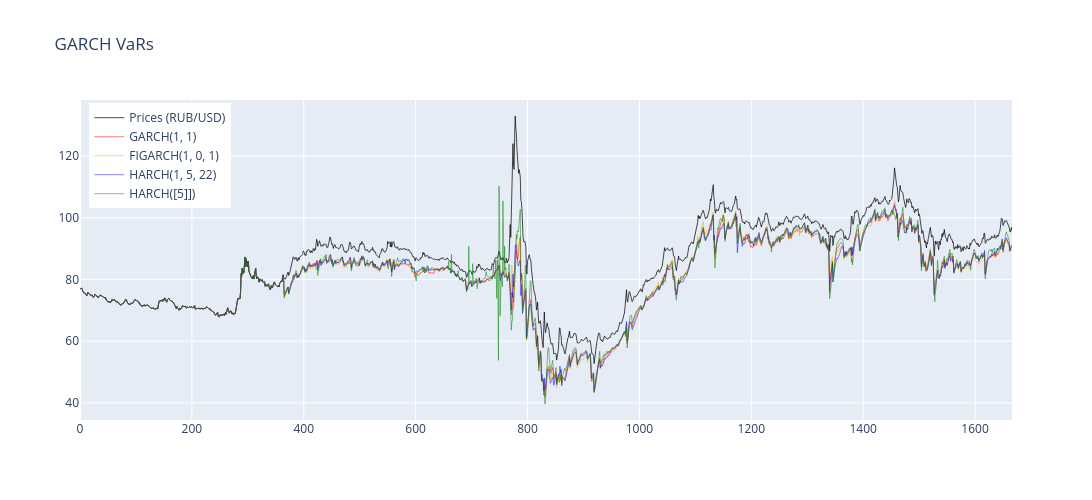

Here is the notebook cell this chart was saved with:
### Code cell
import plotly.graph_objects as go

# Create figure
fig = go.Figure()

# Add the returns line (scaled)
fig.add_trace(go.Scatter(
    x=np.arange(len(prices_usd)),
    y= prices_usd,
    mode='lines',
    name='Prices (RUB/USD)',
    line=dict(color='black', width=1),
    opacity=0.7
))

# Add GARCH(1,1)
fig.add_trace(go.Scatter(
    x=np.arange(len(prices_usd)),
    y=turn_var_into_real_terms(_norm_vars, prices_usd),
    mode='lines',
    line=dict(color='red', width=0.5),
    name='GARCH(1, 1)'
))

#Add EGARCH(1, 0, 1)
fig.add_trace(go.Scatter(
    x=np.arange(len(prices_usd)),
    y=turn_var_into_real_terms(_figarch_vars, prices_usd),
    mode='lines',
    line=dict(color='orange', width=0.5),
    name='FIGARCH(1, 0, 1)'
))

# Add Student's t CI (filled area)
fig.add_trace(go.Scatter(
    x=np.arange(len(prices_usd)),
    y=turn_var_into_real_terms(_harch_1_5_22_vars, prices_usd),
    mode='lines',
    line=dict(color='blue', width=0.5),
    name='HARCH(1, 5, 22)'
))

fig.add_trace(go.Scatter(
    x=np.arange(len(prices_usd)),
    y=turn_var_into_real_terms(_harch5_vars, prices_usd),
    mode='lines',
    line=dict(color='green', width=0.5),
    name='HARCH([5]])'
))

# Update layout
fig.update_layout(
    title=f'GARCH VaRs',
    width=1200,
    height=500,
    hovermode='x unified',
    legend=dict(
        yanchor="top",
        y=0.99,
        xanchor="left",
        x=0.01
    )
)

fig.show()

### Figure 1 — Plotly figure (JSON) as saved in the notebook; plotly's stock layout.template omitted (floating-point values rounded to 4 significant figures; data arrays with more than 128 entries replaced by an {"elided": "..."} marker saying what was removed)
{"data": [{"line": {"color": "black", "width": 1}, "mode": "lines", "name": "Prices (RUB/USD)", "opacity": 0.7, "type": "scatter", "x": {"elided": "1667 int values"}, "y": {"elided": "1667 float values"}}, {"line": {"color": "red", "width": 0.5}, "mode": "lines", "name": "GARCH(1, 1)", "type": "scatter", "x": {"elided": "1667 int values"}, "y": {"elided": "1666 float values"}}, {"line": {"color": "orange", "width": 0.5}, "mode": "lines", "name": "FIGARCH(1, 0, 1)", "type": "scatter", "x": {"elided": "1667 int values"}, "y": {"elided": "1666 float values"}}, {"line": {"color": "blue", "width": 0.5}, "mode": "lines", "name": "HARCH(1, 5, 22)", "type": "scatter", "x": {"elided": "1667 int values"}, "y": {"elided": "1666 float values"}}, {"line": {"color": "green", "width": 0.5}, "mode": "lines", "name": "HARCH([5]])", "type": "scatter", "x": {"elided": "1667 int values"}, "y": {"elided": "1666 float values"}}], "layout": {"height": 500, "hovermode": "x unified", "legend": {"x": 0.01, "xanchor": "left", "y": 0.99, "yanchor": "top"}, "title": {"text": "GARCH VaRs"}, "width": 1200}}
